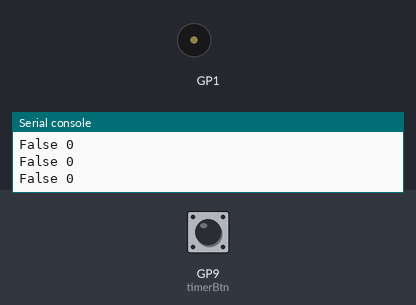
The program below on a simulated Raspberry Pi Pico running CircuitPython. On the bench: buzzer (waves = sounding), the last lines printed to the serial console. The inputs (shaded band) are chosen by the test bench; at power-on: GP9 (timerBtn) LOW.

Above: at 1.2 s.
1.3 s: GP9 (timerBtn) pulled HIGH for 0.15 s
At 1.42 s:
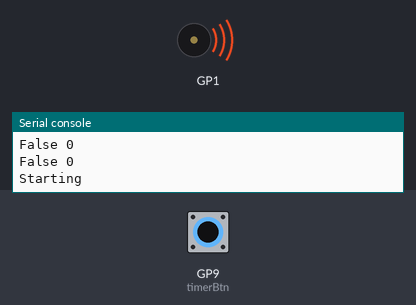
3.0 s: GP9 (timerBtn) pulled HIGH for 1 s
At 3.7 s:
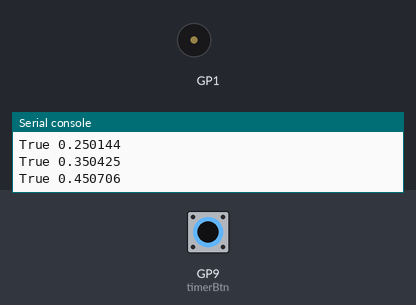
5.5 s: GP9 (timerBtn) pulled HIGH for 1 s
At 5.63 s:
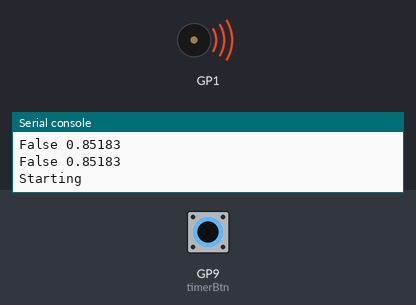
Timing chart, 0 to 8.5 s (numbered marks = the images above; inputs shaded):
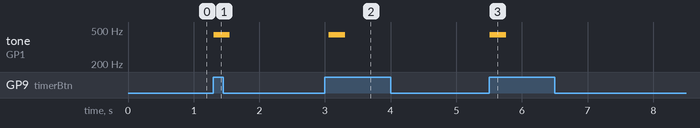

Measured:
- after the input at 1.3 s, tone on GP1: silent → 440 Hz at once, → silent 0.25 s later
- after the input at 3.0 s, tone on GP1: silent → 440 Hz after 0.06 s, → silent 0.25 s later
- after the input at 5.5 s, tone on GP1: silent → 440 Hz at once, → silent 0.25 s later

The program:

vibTimer.py
```python
# runs for runTime with a little buzz when the switch is
#  turned on and a longer one when it's turned off
# Vibration motor and switch connected to 3.3V


import board
import time
import digitalio
import simpleio

timerBtn = digitalio.DigitalInOut(board.GP9)
timerBtn.pull = digitalio.Pull.DOWN

l_timer = False
l_start = True

runTime = 60  # seconds
dt = 0

while True:
    if timerBtn.value:
        if not l_timer and l_start: #Turn on timer
            l_timer = True
            l_start = False
            startTime = time.monotonic()
            print("Starting")
            simpleio.tone(board.GP1, 440, 0.25)

        if l_timer:
            dt = time.monotonic() - startTime
            if dt > runTime:
                l_timer = False
                simpleio.tone(board.GP1, 440, 1)

    else:
        l_timer = False
        l_start = True
    time.sleep(0.1)
    print(l_timer, dt)
```
